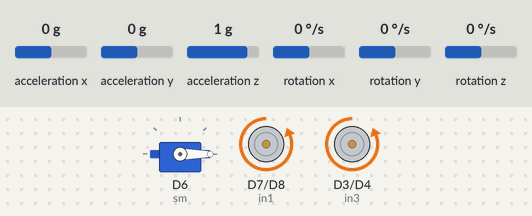
This sketch was run on a simulated ESP8266 (NodeMCU). Shown: servo, motor-driver pin pairs drawn as motors (green arrow = first pin HIGH = forward, orange = second pin HIGH = backward, longer = more drive, scaled by the enable pin). The inputs (shaded band) are chosen by the test bench; at power-on: rotation z 0 °/s, acceleration x 0 g, acceleration y 0 g, acceleration z 1 g, rotation x 0 °/s, rotation y 0 °/s. What the sketch prints to the serial monitor is not drawn.

Above: at 2.8 s.
2.9 s: rotation z set to -80 °/s
At 5.6 s:
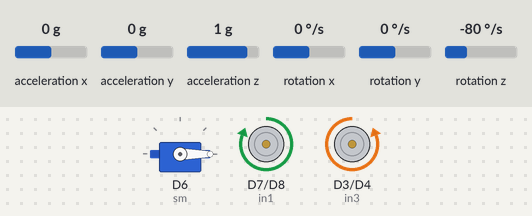
5.9 s: rotation z set to -89 °/s
At 8.1 s:
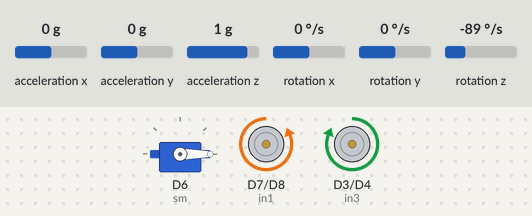
8.4 s: rotation z set to 65 °/s
11.4 s: rotation z set to 77 °/s
At 12.1 s:
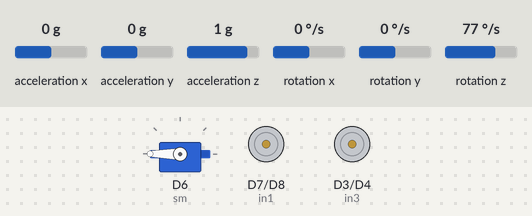
Timing chart, 0 to 14.1 s (numbered marks = the images above; inputs shaded):
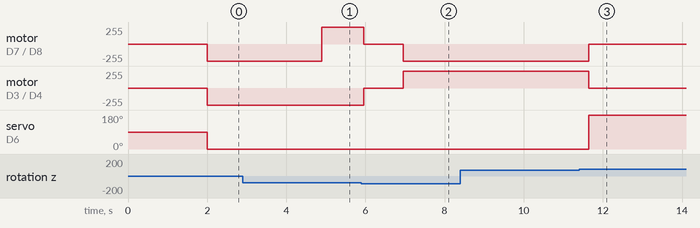

Measured:
- the behaviour switches between -84 and -85 °/s on rotation z (found by bisection; images 1 and 2)
- the behaviour switches between 71 and 72 °/s on rotation z (found by bisection; images 2 and 3)

The sketch:

bot1test.ino
```cpp
// Bot 1 Esp Program to Control the movement of the bot and the Servo Motor
// Important Note : Esp8266 is by default active low state
// It means the HIGH State = 0 and LOW  State = 1

// Declaring the Header Files required for the Program
#include <MPU6050_tockn.h>
#include <MobaTools.h>
#include <Wire.h>

// Creating Object for Servo and MPU Sensor
MPU6050 mpu6050(Wire);
MoToServo servo;

// Defining the Pins for Motor Drivers
int ena = D0;
int in1 = D7;
int in2 = D8;
int in3 = D3;
int in4 = D4;
int enb = D5;

// Defining the Pin for Servo Motor Control
int sm = D6;
int zg;
// Declare Speed Control Values
int SPD = 500;
int SPD1 = 500;
int forw = 550;

// Declare Variable to Store the Value of MPU 6050
float z = 0;
float z_ang = 0;
float z_cal = 0;

// Function to get the angle from MPU Sensor
float mpu() {
    mpu6050.update();
    z = mpu6050.getAngleZ();
    // Serial.print("angleZ : ");
    // Serial.println(z);
    return z;
}

// Function to Move the bot in different Directions
void movement(int direction, float angle=0) {
    if (direction == 0) {
        analogWrite(ena, 0);
        analogWrite(enb, 0);
        Serial.println("Stop");
    }
    if (direction == 1) {
      zg = mpu();
      for(int i=0;i<200;i++)
      {
        z_ang = mpu();
        digitalWrite(in1, LOW);
        digitalWrite(in2, HIGH);
        digitalWrite(in3, LOW);
        digitalWrite(in4, HIGH);
        if(z_ang==zg)
        {
          analogWrite(ena, SPD);
          analogWrite(enb, SPD);
        }
        if(z_ang>zg)
        {
          analogWrite(ena, SPD);
          analogWrite(enb, forw);
        }
        if(z_ang<zg)
        {
          analogWrite(ena, forw);
          analogWrite(enb, SPD);
        }
        zg = z_ang;
        Serial.println("Forward");
      }
    }
    if (direction == 2) {
        z_ang = mpu();
        z_cal = (-(angle-5)+z_ang);
        while(z_ang >= z_cal) {
            z_ang = mpu();
            digitalWrite(in1, HIGH);
            digitalWrite(in2, LOW);
            digitalWrite(in3, LOW);
            digitalWrite(in4, HIGH);
            analogWrite(ena, SPD);
            analogWrite(enb, SPD);
            Serial.println("Right");
        }
        analogWrite(ena, 0);
        analogWrite(enb, 0);
        Serial.println("Stop");
    }
    if (direction == 3) {
        z_ang = mpu();
        z_cal = ((angle-5)+z_ang);
        while(z_ang <= z_cal) {
            z_ang = mpu();
            digitalWrite(in1, LOW);
            digitalWrite(in2, HIGH);
            digitalWrite(in3, HIGH);
            digitalWrite(in4, LOW);
            analogWrite(ena, SPD);
            analogWrite(enb, SPD);
            Serial.println("Left");
        }
        //delay(170);
        analogWrite(ena, 0);
        analogWrite(enb, 0);
        Serial.println("Stop");
    }
    if (direction == 4) {
        digitalWrite(in1, HIGH);
        digitalWrite(in2, LOW);
        digitalWrite(in3, HIGH);
        digitalWrite(in4, LOW);
        analogWrite(ena, SPD);
        analogWrite(enb, SPD1);
        Serial.println("Backward");
        delay(1000);
    }
    if (direction == 5) {
        digitalWrite(in1, HIGH);
        digitalWrite(in2, LOW);
        digitalWrite(in3, LOW);
        digitalWrite(in4, HIGH);
        analogWrite(ena, SPD);
        analogWrite(enb, SPD1);
        Serial.println("Fine Right");
        delay(100);
        analogWrite(ena, 0);
        analogWrite(enb, 0);
        delay(500);
    }
    if (direction == 6) {
        digitalWrite(in1, LOW);
        digitalWrite(in2, HIGH);
        digitalWrite(in3, HIGH);
        digitalWrite(in4, LOW);
        analogWrite(ena, SPD);
        analogWrite(enb, SPD1);
        Serial.println("Fine Left");
        delay(100);
        analogWrite(ena, 0);
        analogWrite(enb, 0);
        delay(500);
    }
    if (direction == 7) {
        digitalWrite(in1, LOW);
        digitalWrite(in2, HIGH);
        digitalWrite(in3, HIGH);
        digitalWrite(in4, LOW);
        analogWrite(ena, SPD);
        analogWrite(enb, SPD1);
        Serial.println("180 - degree Turn");
        delay(730);
        analogWrite(ena, 0);
        analogWrite(enb, 0);
        Serial.println("Stop");
        delay(500);
    }
}

// Function to control Servo Motor
void servo_control(int pos) {
    if (pos == 0) servo.write(0);
    if (pos == 1) servo.write(180);
}

void setup() {
    // Set Up esp8266 as Output or Input
    pinMode(ena, OUTPUT);
    pinMode(in1, OUTPUT);
    pinMode(in2, OUTPUT);
    pinMode(in3, OUTPUT);
    pinMode(in4, OUTPUT);
    pinMode(enb, OUTPUT);

    // Attach Servo Motor Signal Pin
    servo.attach(sm);

    // On Boot Set Speed Control Pins to zero
    analogWrite(ena, 0);
    analogWrite(enb, 0);
    delay(2000);

    // Use ESP8266 serial to monitor the process
    // Note: Change your bps at the serial monitor to the below mentioned Value
    Serial.begin(115200);

    //Initialize the I2C Communication
    Wire.begin();
    // Initialize the MPU 6050 Sensor
    mpu6050.begin();
    z_cal  = mpu();
    servo_control(0);
    movement(1);
    movement(1);
    movement(1);
    movement(1);
    movement(1);
    delay(1000);
    movement(2, 90);
    movement(0);
    delay(1000);
    movement(3, 90);
    servo_control(1);
}

// Loop the neccessary Functions
void loop() {
//    servo_control(0);
//    movement(1);
//    delay(1000);
//    movement(2, 45);
//    delay(500);
//    movement(3, 45);
//    delay(500);
//    movement(2, 90);
//    movement(3, 90);
//    servo_control(1);
//    delay(500);
//    movement(2, 180);
//    delay(500);
//    movement(3, 180);
//    delay(500);
//    movement(0);
//    servo_control(0);
//    delay(2000);
}
```
